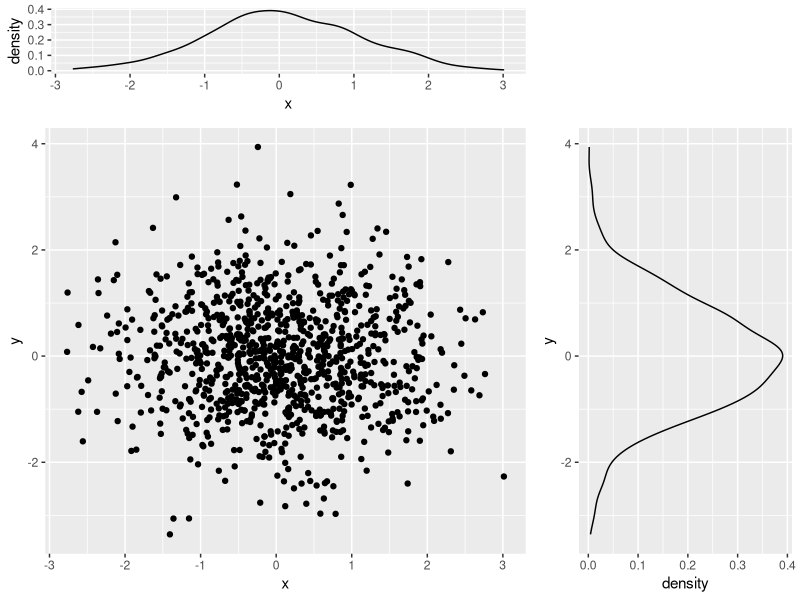

Generate this figure with R: (Note: this script raises an error after producing the figure.)
library(tibble)
library(ggplot2)
library(gridExtra)

df <- tibble(x = rnorm(1000), y = rnorm(1000))

# hist_top <- ggplot() + geom_histogram(aes(rnorm(100)))
hist_top <- ggplot(df, aes(x = x)) + geom_density()

empty <-
  ggplot()+geom_point(aes(1,1), colour="white")+
  theme(axis.ticks=element_blank(), 
        panel.background=element_blank(), 
        axis.text.x=element_blank(), axis.text.y=element_blank(),
        axis.title.x=element_blank(), axis.title.y=element_blank())

scatter <- ggplot(df, aes(x = x, y = y)) + geom_point()

hist_right <- ggplot(df, aes(x = y)) + geom_density() +coord_flip()

grid.arrange(hist_top, empty, scatter, hist_right, ncol=2, nrow=2, widths=c(4, 2), heights=c(1, 4))

p1 <- ggplot(bank) + geom_bar(mapping = aes(x = age, fill = job), position = "fill") + coord_polar()
p2 <- ggplot(bank) + geom_bar(mapping = aes(x = age, fill = education), position = "fill") + coord_polar()
grid.arrange(p1, p2, ncol=2, nrow=1)
grid.arrange(p1, p2, ncol=2, nrow=1, widths = c(4,2))
grid.arrange(p1, p2, ncol=1, nrow=2, heights = c(4,2))



